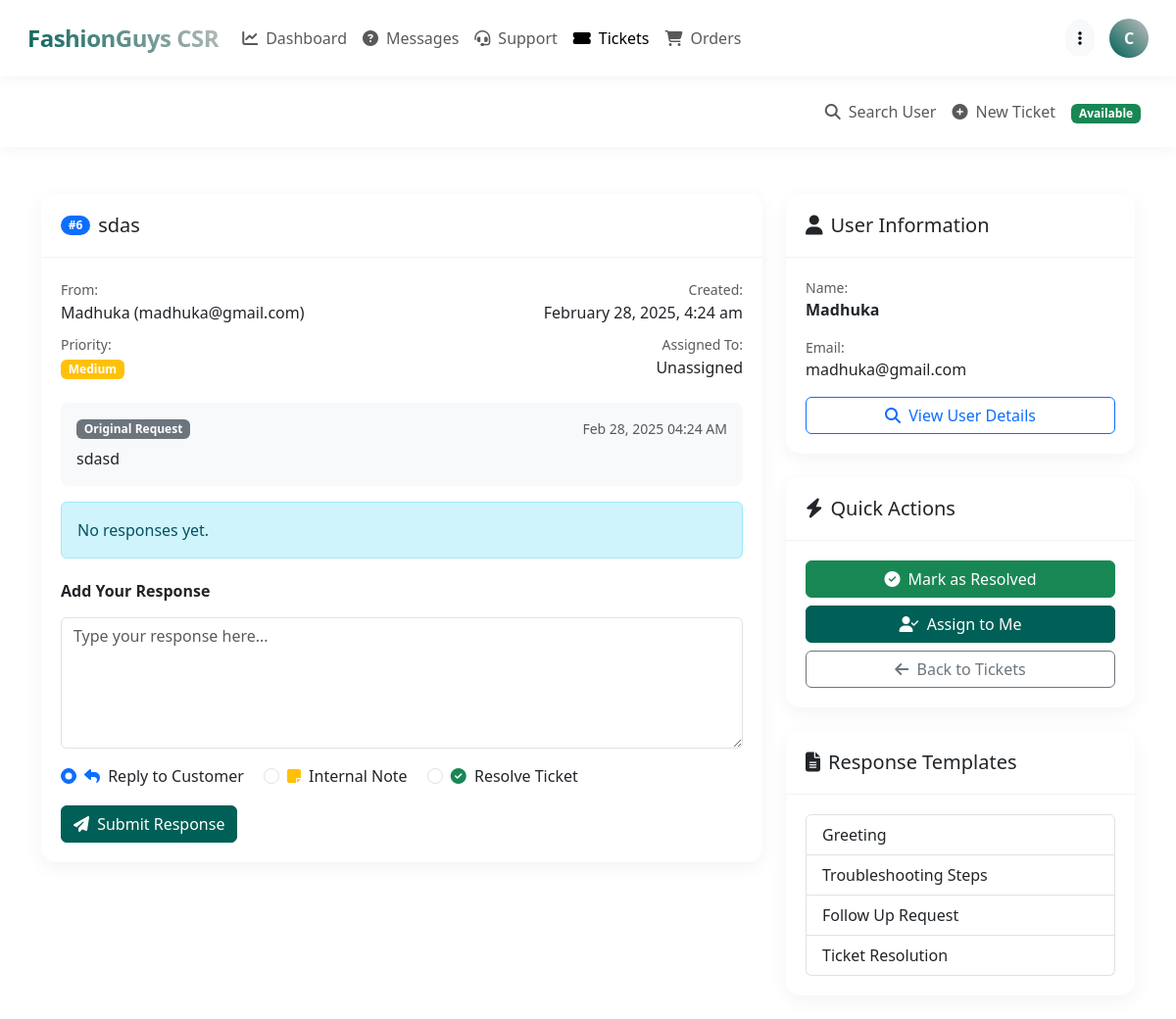
Page /csr/respond_ticket.php?id=6 (signed in) on the committed database.
### tables this page shows
CREATE TABLE `customer_sales_representatives` (
  `csr_id` int(10) NOT NULL,
  `name` varchar(30) NOT NULL,
  `expertise` varchar(50) NOT NULL,
  `is_available` tinyint(1) DEFAULT 1,
  `admin_id` int(10) DEFAULT NULL,
  `password` varchar(255) NOT NULL
);

CREATE TABLE `customer_support_tickets` (
  `ticket_id` int(11) NOT NULL,
  `csr_id` int(11) DEFAULT NULL,
  `subject` varchar(255) NOT NULL,
  `description` text DEFAULT NULL,
  `priority` enum('low','medium','high','urgent') DEFAULT 'medium',
  `status` enum('open','in_progress','resolved','closed') DEFAULT 'open',
  `created_at` timestamp NOT NULL DEFAULT current_timestamp(),
  `updated_at` timestamp NOT NULL DEFAULT current_timestamp() ON UPDATE current_timestamp(),
  `user_id` int(11) NOT NULL
);

CREATE TABLE `users` (
  `id` int(100) NOT NULL,
  `name` varchar(20) NOT NULL,
  `email` varchar(50) NOT NULL,
  `password` varchar(50) NOT NULL
);

### csr/respond_ticket.php (the view, shortened to what the rows shown need)
<?php
include '../components/connect.php';
$ticket_id = $_GET['id'];
$ticket_query = $conn->prepare("
    SELECT t.*,
           u.name as user_name,
           u.email as user_email
    FROM customer_support_tickets t
    JOIN users u ON t.user_id = u.id
    WHERE t.ticket_id = ?
");
$ticket_query->execute([$ticket_id]);
$ticket = $ticket_query->fetch(PDO::FETCH_ASSOC);
?>
<!DOCTYPE html>
<html lang="en">
<head>
   <link href="https://cdn.jsdelivr.net/npm/bootstrap@5.3.0/dist/css/bootstrap.min.css" rel="stylesheet">
   <link rel="stylesheet" href="https://cdnjs.cloudflare.com/ajax/libs/font-awesome/6.1.1/css/all.min.css">
</head>
<body>
<?php include '../components/csr_header.php'; ?>
<section class="respond-ticket-section mt-5">
    <div class="container">
        <div class="row">
            <div class="col-lg-8">
                <div class="content-card mb-4">
                    <div class="card-header d-flex justify-content-between align-items-center">
                        <div class="d-flex align-items-center gap-2">
                            <span class="badge rounded-pill bg-primary">#<?= $ticket_id ?></span>
                            <h5 class="mb-0"><?= htmlspecialchars($ticket['subject']) ?></h5>
                        </div>
                    </div>
                    <div class="card-body">
                        <div class="ticket-info mb-4">
                            <div class="row mb-2">
                                <div class="col-md-6">
                                    <small class="text-muted">From:</small>
                                    <p class="mb-0"><?= htmlspecialchars($ticket['user_name']) ?> (<?= htmlspecialchars($ticket['user_email']) ?>)</p>
                                </div>
                                <div class="col-md-6 text-md-end">
                                    <small class="text-muted">Created:</small>
                                    <p class="mb-0"><?= date('F j, Y, g:i a', strtotime($ticket['created_at'])) ?></p>
                                </div>
                            </div>
                            <div class="row">
                                <div class="col-md-6">
                                    <p class="mb-0">
                                        <span class="badge bg-<?php
                                            switch($ticket['priority']) {
                                                case 'medium': echo 'warning'; break;
                                            }
                                        ?>"><?= ucfirst($ticket['priority']) ?></span>
                                    </p>
                                </div>
                            </div>
                        </div>
                        <div class="ticket-description p-3 rounded-3 mb-3" style="background-color: #f8f9fa;">
                            <div class="d-flex justify-content-between align-items-center mb-2">
                                <span class="badge bg-secondary">Original Request</span>
                                <small class="text-muted"><?= date('M d, Y h:i A', strtotime($ticket['created_at'])) ?></small>
                            </div>
                            <div class="description-content">
                                <?= nl2br(htmlspecialchars($ticket['description'])) ?>
                            </div>
                        </div>
                    </div>
                </div>
            </div>
            <div class="col-lg-4">
                <div class="content-card mb-4">
                    <div class="card-body">
                        <div class="user-info-item mb-3">
                            <small class="text-muted d-block">Name:</small>
                            <p class="mb-0 fw-bold"><?= htmlspecialchars($ticket['user_name']) ?></p>
                        </div>
                        <div class="user-info-item mb-3">
                            <small class="text-muted d-block">Email:</small>
                            <p class="mb-0"><?= htmlspecialchars($ticket['user_email']) ?></p>
                        </div>
                    </div>
                </div>
            </div>
        </div>
    </div>
</section>
</body>
</html>

### components/csr_header.php (shortened to what the rows shown need)
<nav class="navbar navbar-expand-lg modern-navbar sticky-top">
    <div class="container-fluid">
        <div class="collapse navbar-collapse" id="navbarContent">
            <?php
                $select_profile = $conn->prepare("SELECT * FROM `customer_sales_representatives` WHERE csr_id = ?");
                $select_profile->execute([$csr_id]);
                $fetch_profile = $select_profile->fetch(PDO::FETCH_ASSOC);
            ?>
            <div class="profile-section">
                <div class="dropdown">
                    <div class="profile-image" role="button" data-bs-toggle="dropdown">
                        <?= strtoupper(substr($fetch_profile['name'], 0, 1)); ?>
                    </div>
                </div>
            </div>
        </div>
    </div>
</nav>

### rows in the picture
customer_sales_representatives: name "C"
customer_support_tickets: subject "sdas", user.name "Madhuka", user.email "madhuka@gmail.com", created_at "February 28, 2025, 4:24 am", priority "Medium", created_at "Feb 28, 2025 04:24 AM", description "sdasd"

### other values in the picture
$ticket_id "6"
